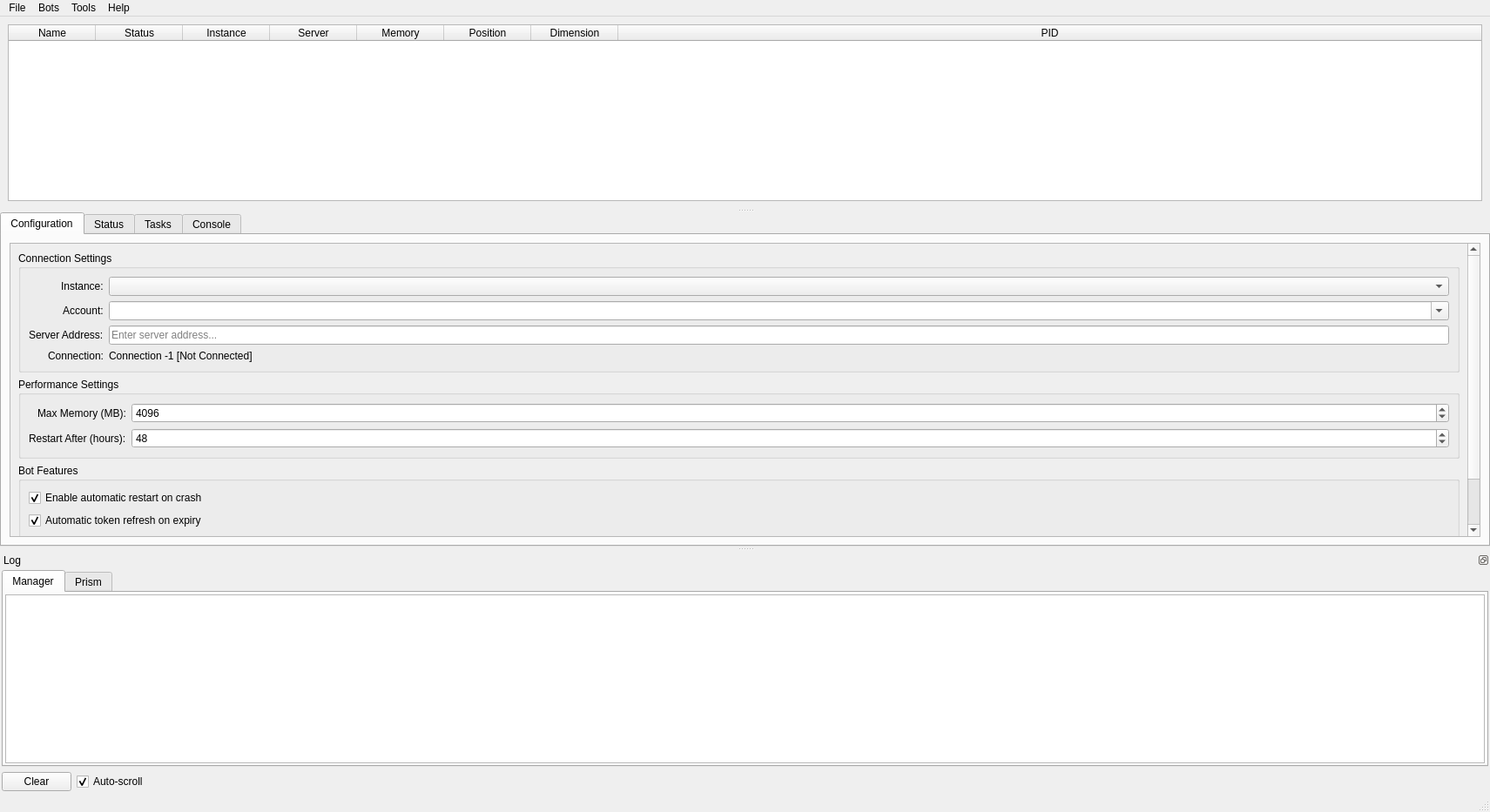
<?xml version="1.0" encoding="UTF-8"?>
<ui version="4.0">
 <class>ManagerMainWindow</class>
 <widget class="QMainWindow" name="ManagerMainWindow">
  <property name="geometry">
   <rect>
    <x>0</x>
    <y>0</y>
    <width>1711</width>
    <height>933</height>
   </rect>
  </property>
  <property name="windowTitle">
   <string>MC Bot Manager</string>
  </property>
  <widget class="QWidget" name="centralwidget">
   <layout class="QVBoxLayout" name="centralLayout">
    <property name="spacing">
     <number>0</number>
    </property>
    <property name="leftMargin">
     <number>0</number>
    </property>
    <property name="topMargin">
     <number>0</number>
    </property>
    <property name="rightMargin">
     <number>0</number>
    </property>
    <property name="bottomMargin">
     <number>0</number>
    </property>
    <item>
     <widget class="QSplitter" name="mainSplitter">
      <property name="orientation">
       <enum>Qt::Orientation::Vertical</enum>
      </property>
      <widget class="QWidget" name="botInstancesPanel" native="true">
       <property name="sizePolicy">
        <sizepolicy hsizetype="Preferred" vsizetype="Expanding">
         <horstretch>0</horstretch>
         <verstretch>1</verstretch>
        </sizepolicy>
       </property>
       <layout class="QVBoxLayout" name="instancesPanelLayout">
        <property name="spacing">
         <number>6</number>
        </property>
        <property name="leftMargin">
         <number>9</number>
        </property>
        <property name="topMargin">
         <number>9</number>
        </property>
        <property name="rightMargin">
         <number>9</number>
        </property>
        <property name="bottomMargin">
         <number>9</number>
        </property>
        <item>
         <widget class="QTableWidget" name="instancesTableWidget">
          <property name="contextMenuPolicy">
           <enum>Qt::ContextMenuPolicy::CustomContextMenu</enum>
          </property>
          <property name="alternatingRowColors">
           <bool>true</bool>
          </property>
          <property name="selectionBehavior">
           <enum>QAbstractItemView::SelectionBehavior::SelectRows</enum>
          </property>
          <property name="showGrid">
           <bool>false</bool>
          </property>
          <property name="columnCount">
           <number>8</number>
          </property>
          <attribute name="horizontalHeaderStretchLastSection">
           <bool>true</bool>
          </attribute>
          <column>
           <property name="text">
            <string>Name</string>
           </property>
          </column>
          <column>
           <property name="text">
            <string>Status</string>
           </property>
          </column>
          <column>
           <property name="text">
            <string>Instance</string>
           </property>
          </column>
          <column>
           <property name="text">
            <string>Server</string>
           </property>
          </column>
          <column>
           <property name="text">
            <string>Memory</string>
           </property>
          </column>
          <column>
           <property name="text">
            <string>Position</string>
           </property>
          </column>
          <column>
           <property name="text">
            <string>Dimension</string>
           </property>
          </column>
          <column>
           <property name="text">
            <string>PID</string>
           </property>
          </column>
         </widget>
        </item>
       </layout>
      </widget>
      <widget class="QStackedWidget" name="detailsStackedWidget">
       <property name="sizePolicy">
        <sizepolicy hsizetype="Preferred" vsizetype="Preferred">
         <horstretch>0</horstretch>
         <verstretch>0</verstretch>
        </sizepolicy>
       </property>
       <property name="minimumSize">
        <size>
         <width>0</width>
         <height>0</height>
        </size>
       </property>
       <property name="currentIndex">
        <number>1</number>
       </property>
       <widget class="QWidget" name="noBotSelectedPage"/>
       <widget class="QTabWidget" name="mainTabWidget">
        <property name="currentIndex">
         <number>0</number>
        </property>
        <widget class="QWidget" name="configTab">
         <attribute name="title">
          <string>Configuration</string>
         </attribute>
         <layout class="QVBoxLayout" name="configTabLayout">
          <item>
           <widget class="QScrollArea" name="configScrollArea">
            <property name="sizePolicy">
             <sizepolicy hsizetype="Expanding" vsizetype="Preferred">
              <horstretch>0</horstretch>
              <verstretch>0</verstretch>
             </sizepolicy>
            </property>
            <property name="minimumSize">
             <size>
              <width>0</width>
              <height>0</height>
             </size>
            </property>
            <property name="baseSize">
             <size>
              <width>0</width>
              <height>460</height>
             </size>
            </property>
            <property name="widgetResizable">
             <bool>true</bool>
            </property>
            <widget class="QWidget" name="configScrollContents">
             <property name="geometry">
              <rect>
               <x>0</x>
               <y>0</y>
               <width>1687</width>
               <height>425</height>
              </rect>
             </property>
             <layout class="QVBoxLayout" name="configScrollLayout">
              <item>
               <widget class="QGroupBox" name="connectionGroupBox">
                <property name="title">
                 <string>Connection Settings</string>
                </property>
                <layout class="QFormLayout" name="connectionFormLayout">
                 <property name="labelAlignment">
                  <set>Qt::AlignmentFlag::AlignRight|Qt::AlignmentFlag::AlignTrailing|Qt::AlignmentFlag::AlignVCenter</set>
                 </property>
                 <item row="0" column="0">
                  <widget class="QLabel" name="instanceLabel">
                   <property name="text">
                    <string>Instance:</string>
                   </property>
                  </widget>
                 </item>
                 <item row="0" column="1">
                  <widget class="QComboBox" name="instanceComboBox">
                   <property name="editable">
                    <bool>false</bool>
                   </property>
                   <property name="currentText">
                    <string/>
                   </property>
                  </widget>
                 </item>
                 <item row="1" column="0">
                  <widget class="QLabel" name="accountLabel">
                   <property name="text">
                    <string>Account:</string>
                   </property>
                  </widget>
                 </item>
                 <item row="1" column="1">
                  <widget class="QComboBox" name="accountComboBox">
                   <property name="editable">
                    <bool>true</bool>
                   </property>
                   <property name="currentText">
                    <string/>
                   </property>
                  </widget>
                 </item>
                 <item row="2" column="0">
                  <widget class="QLabel" name="serverLabel">
                   <property name="text">
                    <string>Server Address:</string>
                   </property>
                  </widget>
                 </item>
                 <item row="2" column="1">
                  <widget class="QLineEdit" name="serverLineEdit">
                   <property name="text">
                    <string/>
                   </property>
                   <property name="placeholderText">
                    <string>Enter server address...</string>
                   </property>
                  </widget>
                 </item>
                 <item row="3" column="0">
                  <widget class="QLabel" name="connectionLabel">
                   <property name="text">
                    <string>Connection:</string>
                   </property>
                  </widget>
                 </item>
                 <item row="3" column="1">
                  <widget class="QLabel" name="pipeStatusLabel">
                   <property name="text">
                    <string>Connection -1 [Not Connected]</string>
                   </property>
                  </widget>
                 </item>
                </layout>
               </widget>
              </item>
              <item>
               <widget class="QGroupBox" name="performanceGroupBox">
                <property name="title">
                 <string>Performance Settings</string>
                </property>
                <layout class="QFormLayout" name="performanceFormLayout">
                 <property name="labelAlignment">
                  <set>Qt::AlignmentFlag::AlignRight|Qt::AlignmentFlag::AlignTrailing|Qt::AlignmentFlag::AlignVCenter</set>
                 </property>
                 <item row="0" column="0">
                  <widget class="QLabel" name="memoryLabel">
                   <property name="text">
                    <string>Max Memory (MB):</string>
                   </property>
                  </widget>
                 </item>
                 <item row="0" column="1">
                  <widget class="QSpinBox" name="memorySpinBox">
                   <property name="minimum">
                    <number>512</number>
                   </property>
                   <property name="maximum">
                    <number>131072</number>
                   </property>
                   <property name="singleStep">
                    <number>256</number>
                   </property>
                   <property name="value">
                    <number>4096</number>
                   </property>
                  </widget>
                 </item>
                 <item row="1" column="0">
                  <widget class="QLabel" name="restartThresholdLabel">
                   <property name="text">
                    <string>Restart After (hours):</string>
                   </property>
                  </widget>
                 </item>
                 <item row="1" column="1">
                  <widget class="QSpinBox" name="restartThresholdSpinBox">
                   <property name="specialValueText">
                    <string>Disabled</string>
                   </property>
                   <property name="minimum">
                    <number>0</number>
                   </property>
                   <property name="maximum">
                    <number>168</number>
                   </property>
                   <property name="value">
                    <number>48</number>
                   </property>
                  </widget>
                 </item>
                </layout>
               </widget>
              </item>
              <item>
               <widget class="QGroupBox" name="featuresGroupBox">
                <property name="title">
                 <string>Bot Features</string>
                </property>
                <layout class="QVBoxLayout" name="featuresLayout">
                 <item>
                  <widget class="QCheckBox" name="autoRestartCheckBox">
                   <property name="text">
                    <string>Enable automatic restart on crash</string>
                   </property>
                   <property name="checked">
                    <bool>true</bool>
                   </property>
                  </widget>
                 </item>
                 <item>
                  <widget class="QCheckBox" name="tokenRefreshCheckBox">
                   <property name="text">
                    <string>Automatic token refresh on expiry</string>
                   </property>
                   <property name="checked">
                    <bool>true</bool>
                   </property>
                  </widget>
                 </item>
                 <item>
                  <widget class="QCheckBox" name="debugModeCheckBox">
                   <property name="text">
                    <string>Enable debug logging</string>
                   </property>
                  </widget>
                 </item>
                </layout>
               </widget>
              </item>
              <item>
               <layout class="QHBoxLayout" name="actionButtonLayout">
                <item>
                 <widget class="QPushButton" name="launchBotButton">
                  <property name="text">
                   <string>Launch Bot</string>
                  </property>
                 </widget>
                </item>
                <item>
                 <widget class="QPushButton" name="stopBotButton">
                  <property name="text">
                   <string>Stop Bot</string>
                  </property>
                 </widget>
                </item>
                <item>
                 <widget class="QPushButton" name="restartBotButton">
                  <property name="text">
                   <string>Restart Bot</string>
                  </property>
                 </widget>
                </item>
                <item>
                 <spacer name="buttonSpacer">
                  <property name="orientation">
                   <enum>Qt::Orientation::Horizontal</enum>
                  </property>
                  <property name="sizeHint" stdset="0">
                   <size>
                    <width>40</width>
                    <height>20</height>
                   </size>
                  </property>
                 </spacer>
                </item>
               </layout>
              </item>
             </layout>
            </widget>
           </widget>
          </item>
         </layout>
        </widget>
        <widget class="QWidget" name="statusTab">
         <attribute name="title">
          <string>Status</string>
         </attribute>
         <layout class="QVBoxLayout" name="statusTabLayout">
          <item>
           <widget class="QTableWidget" name="statusTableWidget">
            <property name="alternatingRowColors">
             <bool>true</bool>
            </property>
            <property name="selectionBehavior">
             <enum>QAbstractItemView::SelectionBehavior::SelectRows</enum>
            </property>
            <property name="gridStyle">
             <enum>Qt::PenStyle::SolidLine</enum>
            </property>
            <property name="columnCount">
             <number>2</number>
            </property>
            <attribute name="horizontalHeaderStretchLastSection">
             <bool>true</bool>
            </attribute>
            <column>
             <property name="text">
              <string>Property</string>
             </property>
            </column>
            <column>
             <property name="text">
              <string>Value</string>
             </property>
            </column>
           </widget>
          </item>
         </layout>
        </widget>
        <widget class="QWidget" name="tasksTab">
         <attribute name="title">
          <string>Tasks</string>
         </attribute>
         <layout class="QVBoxLayout" name="tasksTabLayout">
          <item>
           <widget class="QTableWidget" name="tasksTableWidget">
            <property name="alternatingRowColors">
             <bool>true</bool>
            </property>
            <property name="selectionBehavior">
             <enum>QAbstractItemView::SelectionBehavior::SelectRows</enum>
            </property>
            <property name="columnCount">
             <number>3</number>
            </property>
            <attribute name="horizontalHeaderStretchLastSection">
             <bool>true</bool>
            </attribute>
            <column>
             <property name="text">
              <string>Task Name</string>
             </property>
            </column>
            <column>
             <property name="text">
              <string>Status</string>
             </property>
            </column>
            <column>
             <property name="text">
              <string>Progress</string>
             </property>
            </column>
           </widget>
          </item>
          <item>
           <layout class="QHBoxLayout" name="taskButtonLayout">
            <item>
             <widget class="QPushButton" name="addTaskButton">
              <property name="text">
               <string>Add Task</string>
              </property>
             </widget>
            </item>
            <item>
             <widget class="QPushButton" name="removeTaskButton">
              <property name="text">
               <string>Remove Task</string>
              </property>
             </widget>
            </item>
            <item>
             <widget class="QPushButton" name="clearTasksButton">
              <property name="text">
               <string>Clear All</string>
              </property>
             </widget>
            </item>
            <item>
             <spacer name="taskButtonSpacer">
              <property name="orientation">
               <enum>Qt::Orientation::Horizontal</enum>
              </property>
              <property name="sizeHint" stdset="0">
               <size>
                <width>40</width>
                <height>20</height>
               </size>
              </property>
             </spacer>
            </item>
           </layout>
          </item>
         </layout>
        </widget>
        <widget class="QWidget" name="consoleTab">
         <attribute name="title">
          <string>Console</string>
         </attribute>
         <layout class="QVBoxLayout" name="consoleTabLayout">
          <item>
           <widget class="QPlainTextEdit" name="consoleOutput">
            <property name="font">
             <font>
              <family>Consolas</family>
              <pointsize>9</pointsize>
             </font>
            </property>
            <property name="readOnly">
             <bool>true</bool>
            </property>
           </widget>
          </item>
          <item>
           <layout class="QHBoxLayout" name="consoleInputLayout">
            <item>
             <widget class="QLineEdit" name="consoleInput">
              <property name="placeholderText">
               <string>Enter command...</string>
              </property>
             </widget>
            </item>
            <item>
             <widget class="QPushButton" name="consoleSendButton">
              <property name="text">
               <string>Send</string>
              </property>
             </widget>
            </item>
           </layout>
          </item>
         </layout>
        </widget>
       </widget>
      </widget>
     </widget>
    </item>
   </layout>
  </widget>
  <widget class="QMenuBar" name="menubar">
   <property name="geometry">
    <rect>
     <x>0</x>
     <y>0</y>
     <width>1711</width>
     <height>25</height>
    </rect>
   </property>
   <widget class="QMenu" name="menuFile">
    <property name="title">
     <string>File</string>
    </property>
    <addaction name="actionOpen"/>
    <addaction name="actionSave"/>
    <addaction name="separator"/>
    <addaction name="actionExit"/>
   </widget>
   <widget class="QMenu" name="menuBots">
    <property name="title">
     <string>Bots</string>
    </property>
    <addaction name="actionLaunchAll"/>
    <addaction name="actionStopAll"/>
   </widget>
   <widget class="QMenu" name="menuTools">
    <property name="title">
     <string>Tools</string>
    </property>
    <addaction name="actionAccountManager"/>
    <addaction name="actionPrismSettings"/>
    <addaction name="actionNetworkStats"/>
    <addaction name="separator"/>
    <addaction name="actionPreferences"/>
   </widget>
   <widget class="QMenu" name="menuHelp">
    <property name="title">
     <string>Help</string>
    </property>
    <addaction name="actionAbout"/>
   </widget>
   <addaction name="menuFile"/>
   <addaction name="menuBots"/>
   <addaction name="menuTools"/>
   <addaction name="menuHelp"/>
  </widget>
  <widget class="QStatusBar" name="statusbar"/>
  <widget class="QDockWidget" name="logDockWidget">
   <property name="features">
    <set>QDockWidget::DockWidgetFeature::DockWidgetFloatable|QDockWidget::DockWidgetFeature::DockWidgetMovable</set>
   </property>
   <property name="windowTitle">
    <string>Log</string>
   </property>
   <attribute name="dockWidgetArea">
    <number>8</number>
   </attribute>
   <widget class="QWidget" name="logDockContent">
    <layout class="QVBoxLayout" name="logDockLayout">
     <property name="leftMargin">
      <number>2</number>
     </property>
     <property name="topMargin">
      <number>2</number>
     </property>
     <property name="rightMargin">
      <number>2</number>
     </property>
     <property name="bottomMargin">
      <number>2</number>
     </property>
     <item>
      <widget class="QTabWidget" name="logTabWidget">
       <property name="currentIndex">
        <number>0</number>
       </property>
       <widget class="QWidget" name="managerTab">
        <attribute name="title">
         <string>Manager</string>
        </attribute>
        <layout class="QVBoxLayout" name="managerTabLayout">
         <property name="leftMargin">
          <number>2</number>
         </property>
         <property name="topMargin">
          <number>2</number>
         </property>
         <property name="rightMargin">
          <number>2</number>
         </property>
         <property name="bottomMargin">
          <number>2</number>
         </property>
         <item>
          <widget class="QPlainTextEdit" name="managerLogTextEdit">
           <property name="font">
            <font>
             <family>Monospace</family>
             <pointsize>9</pointsize>
            </font>
           </property>
           <property name="readOnly">
            <bool>true</bool>
           </property>
           <property name="maximumBlockCount">
            <number>1000</number>
           </property>
          </widget>
         </item>
        </layout>
       </widget>
       <widget class="QWidget" name="prismTab">
        <attribute name="title">
         <string>Prism</string>
        </attribute>
        <layout class="QVBoxLayout" name="prismTabLayout">
         <property name="leftMargin">
          <number>2</number>
         </property>
         <property name="topMargin">
          <number>2</number>
         </property>
         <property name="rightMargin">
          <number>2</number>
         </property>
         <property name="bottomMargin">
          <number>2</number>
         </property>
         <item>
          <widget class="QPlainTextEdit" name="prismLogTextEdit">
           <property name="font">
            <font>
             <family>Monospace</family>
             <pointsize>9</pointsize>
            </font>
           </property>
           <property name="readOnly">
            <bool>true</bool>
           </property>
           <property name="maximumBlockCount">
            <number>1000</number>
           </property>
          </widget>
         </item>
        </layout>
       </widget>
      </widget>
     </item>
     <item>
      <layout class="QHBoxLayout" name="logControlsLayout">
       <item>
        <widget class="QPushButton" name="clearLogButton">
         <property name="text">
          <string>Clear</string>
         </property>
        </widget>
       </item>
       <item>
        <widget class="QCheckBox" name="autoScrollCheckBox">
         <property name="text">
          <string>Auto-scroll</string>
         </property>
         <property name="checked">
          <bool>true</bool>
         </property>
        </widget>
       </item>
       <item>
        <spacer name="logHorizontalSpacer">
         <property name="orientation">
          <enum>Qt::Orientation::Horizontal</enum>
         </property>
         <property name="sizeHint" stdset="0">
          <size>
           <width>40</width>
           <height>20</height>
          </size>
         </property>
        </spacer>
       </item>
      </layout>
     </item>
    </layout>
   </widget>
  </widget>
  <action name="actionNew">
   <property name="text">
    <string>&amp;New Bot Configuration</string>
   </property>
   <property name="shortcut">
    <string>Ctrl+N</string>
   </property>
  </action>
  <action name="actionOpen">
   <property name="text">
    <string>&amp;Load Configuration...</string>
   </property>
   <property name="shortcut">
    <string>Ctrl+O</string>
   </property>
  </action>
  <action name="actionSave">
   <property name="text">
    <string>&amp;Save Configuration</string>
   </property>
   <property name="shortcut">
    <string>Ctrl+S</string>
   </property>
  </action>
  <action name="actionExit">
   <property name="text">
    <string>E&amp;xit</string>
   </property>
   <property name="shortcut">
    <string>Ctrl+Q</string>
   </property>
  </action>
  <action name="actionLaunchAll">
   <property name="text">
    <string>Launch &amp;All Bots</string>
   </property>
  </action>
  <action name="actionStopAll">
   <property name="text">
    <string>Stop All &amp;Bots</string>
   </property>
  </action>
  <action name="actionAccountManager">
   <property name="text">
    <string>&amp;Account Manager...</string>
   </property>
  </action>
  <action name="actionPrismSettings">
   <property name="text">
    <string>&amp;Prism Launcher Settings...</string>
   </property>
  </action>
  <action name="actionNetworkStats">
   <property name="text">
    <string>&amp;Network Statistics...</string>
   </property>
  </action>
  <action name="actionPreferences">
   <property name="text">
    <string>Pre&amp;ferences...</string>
   </property>
  </action>
  <action name="actionAbout">
   <property name="text">
    <string>&amp;About MC Bot Manager</string>
   </property>
  </action>
 </widget>
 <resources/>
 <connections/>
</ui>
